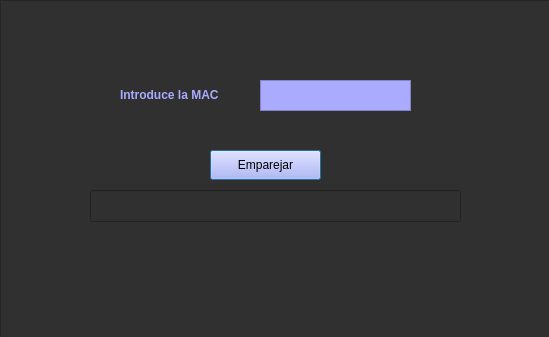
<?xml version="1.0" encoding="UTF-8"?>
<ui version="4.0">
 <class>Dialog</class>
 <widget class="QDialog" name="Dialog">
  <property name="geometry">
   <rect>
    <x>0</x>
    <y>0</y>
    <width>549</width>
    <height>337</height>
   </rect>
  </property>
  <property name="windowTitle">
   <string>Dialog</string>
  </property>
  <property name="styleSheet">
   <string notr="true">background-color: rgb(48, 48, 48);</string>
  </property>
  <widget class="QLabel" name="label_8">
   <property name="geometry">
    <rect>
     <x>120</x>
     <y>80</y>
     <width>131</width>
     <height>31</height>
    </rect>
   </property>
   <property name="text">
    <string>&lt;html&gt;&lt;head/&gt;&lt;body&gt;&lt;p&gt;&lt;span style=&quot; font-weight:600; color:#aaaaff;&quot;&gt;Introduce la MAC&lt;/span&gt;&lt;/p&gt;&lt;/body&gt;&lt;/html&gt;</string>
   </property>
  </widget>
  <widget class="QPlainTextEdit" name="direccion_MAC">
   <property name="geometry">
    <rect>
     <x>260</x>
     <y>80</y>
     <width>151</width>
     <height>31</height>
    </rect>
   </property>
   <property name="styleSheet">
    <string notr="true">background-color: rgb(170, 170, 255);</string>
   </property>
  </widget>
  <widget class="QFrame" name="frame">
   <property name="geometry">
    <rect>
     <x>0</x>
     <y>0</y>
     <width>561</width>
     <height>341</height>
    </rect>
   </property>
   <property name="frameShape">
    <enum>QFrame::StyledPanel</enum>
   </property>
   <property name="frameShadow">
    <enum>QFrame::Raised</enum>
   </property>
   <widget class="QPushButton" name="emparejar">
    <property name="geometry">
     <rect>
      <x>210</x>
      <y>150</y>
      <width>111</width>
      <height>30</height>
     </rect>
    </property>
    <property name="styleSheet">
     <string notr="true">background-color: rgb(170, 170, 255);</string>
    </property>
    <property name="text">
     <string>Emparejar</string>
    </property>
   </widget>
   <widget class="QLineEdit" name="mensaje_mac">
    <property name="geometry">
     <rect>
      <x>90</x>
      <y>190</y>
      <width>371</width>
      <height>32</height>
     </rect>
    </property>
    <property name="styleSheet">
     <string notr="true">background-color: rgb(48, 48, 48);</string>
    </property>
   </widget>
  </widget>
  <zorder>frame</zorder>
  <zorder>label_8</zorder>
  <zorder>direccion_MAC</zorder>
 </widget>
 <resources/>
 <connections/>
</ui>
